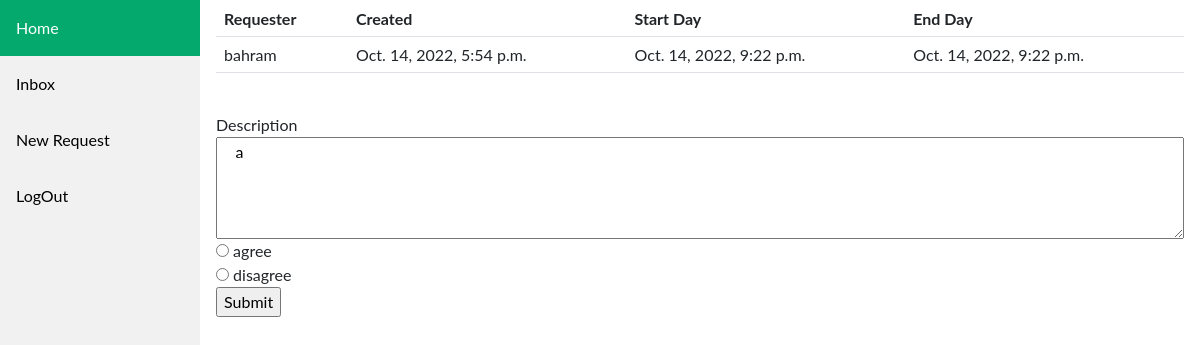
The app's page /message_detail/18/ (signed in) with its own data.
### core/models.py (models this page shows, shortened)
class Message(models.Model):
    start = models.DateTimeField()
    end = models.DateTimeField()
    created = models.DateTimeField(auto_now_add=True)
    updated = models.DateTimeField(auto_now=True)
    sender = models.CharField(max_length=100)
    receiver = models.CharField(max_length=100)
    description = models.TextField()
    is_reply = models.BooleanField(default=False)
    CHOICE = [
        ('Agree', 'agree'),
        ('DisAgree', 'disagree')
    ]
    manager_choice = models.CharField(max_length=8, choices=CHOICE)
    class Meta:
        ordering = ('-created',)

### core/views.py (the view)
# urls.py: path('message_detail/<int:id>/', message_detail, name='message_detail'),
@cache_control(no_cache=True, must_revalidate=True, no_store=True)
@login_required()
def message_detail(request, id):
    msg = Message.objects.get(id=id)
    if msg.is_reply:
        reply = Reply.objects.filter(message_id=msg.id).order_by('id')[0]
        return render(request, 'core/message_detail.html', {'reply': reply})
    else:
        form = CHOICES()
        return render(request, 'core/message_detail.html', {'msg': msg,
                                                            'form': form})

### core/forms.py
class CHOICES(forms.Form):
    choice = forms.CharField(widget=forms.RadioSelect(choices=choice))

### templates/core/message_detail.html (shortened to what this page needs)
{% extends 'core/base.html' %}
{% block content %}
  {% if msg %}
      <table class="table">
      <thead>
        <tr>
          <th scope="col">Requester</th>
          <th scope="col">Created</th>
          <th scope="col">Start Day</th>
          <th scope="col">End Day</th>
        </tr>
      </thead>
      <tbody>
        <tr>
          <td>{{ msg.sender }}</td>
          <td>{{ msg.created }}</td>
          <td>{{ msg.start }}</td>
          <td>{{ msg.end }}</td>
        </tr>
      </tbody>
    </table>
    <br>
    <label>Description</label>
    <textarea class="col-md-12" rows="4" readonly>
    {{ msg.description }}
    </textarea>
    <br>
    <form method="post" action="{% url 'core:reply' msg.id%}" enctype="multipart/form-data">
        {{form.choice}}
        <input type="submit" value="Submit">
    </form>
  {% endif %}
{% endblock %}

### templates/core/base.html (style rules this page uses)
body { margin: 0; font-family: "Lato", sans-serif; }

### records on screen
Message: sender "bahram", created "Oct. 14, 2022, 5:54 p.m.", start "Oct. 14, 2022, 9:22 p.m.", end "Oct. 14, 2022, 9:22 p.m.", description "a"
